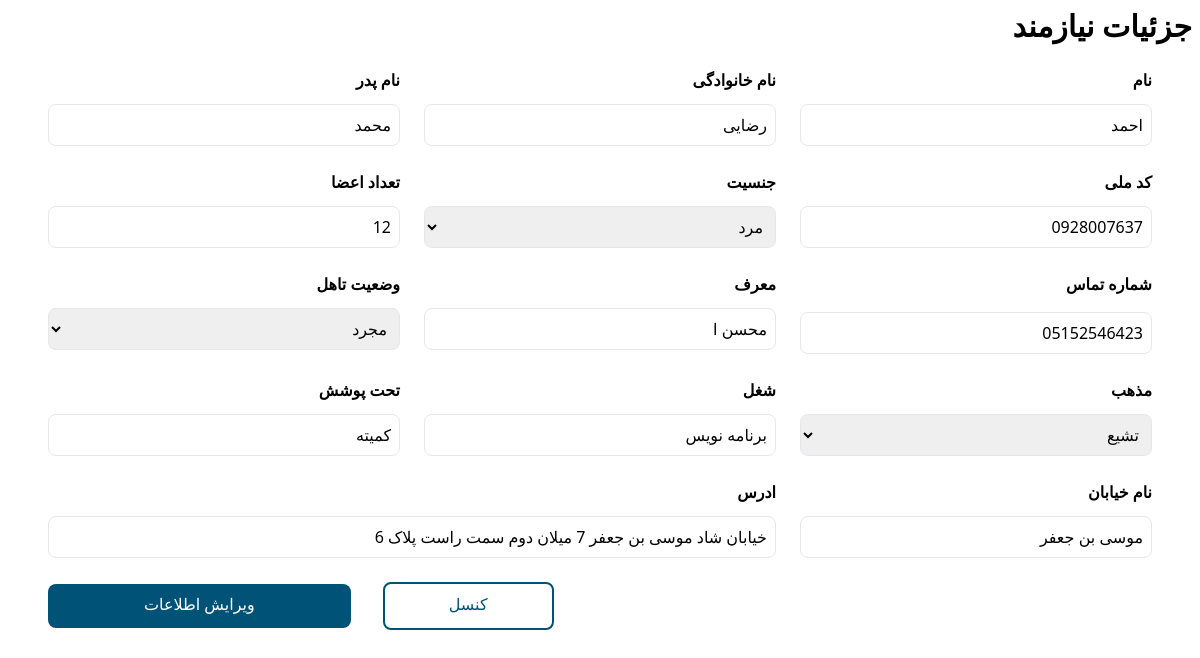
The page /details/4/ (signed in) on the database its author committed.
### NeedyFolks/models.py (models this page shows, shortened)
class Needy(models.Model):
    GENDER_CHOICES = (
        ('مرد', 'مرد'),
        ('زن', 'زن'),
    )
    MARITAL_STATUS_CHOICES = (
        ('مجرد', 'مجرد'),
        ('متاهل', 'متاهل'),
        ('بیوه', 'بیوه'),
        ('مطلقه', 'مطلقه'),
    )
    RELIGION_CHOICES = (
        ('تشیع', 'تشیع'),
        ('تسنن', 'تسنن'),
    )
    name = models.CharField(max_length=50, blank=True, null=True, verbose_name='نام')
    last_name = models.CharField(max_length=50, blank=True, null=True, verbose_name='نام خانوادگی')
    full_name = models.CharField(max_length=100, blank=True, null=True)
    father_name = models.CharField(max_length=50, blank=True, null=True, verbose_name='نام پدر')
    national_code = models.CharField(max_length=10, blank=True, null=True, verbose_name='کد ملی')
    gender = models.CharField(max_length=10, blank=True, null=True, choices=GENDER_CHOICES, verbose_name='جنسیت')
    family_members_count = models.PositiveIntegerField(blank=True, null=True, verbose_name='تعداد اعضا')
    phone_number = models.CharField(max_length=20, blank=True, null=True, verbose_name='شماره تماس')
    referrer_name = models.CharField(max_length=100, blank=True, null=True, verbose_name='نام و نام خانوادگی معرف', )
    marital_status = models.CharField(max_length=15, blank=True, null=True, choices=MARITAL_STATUS_CHOICES,
                                      verbose_name='وضعیت تاهل')
    religion = models.CharField(max_length=15, blank=True, null=True, choices=RELIGION_CHOICES, verbose_name='مذهب')
    job = models.CharField(max_length=100, blank=True, null=True, verbose_name='شغل')
    coverage = models.CharField(max_length=100, blank=True, null=True, verbose_name='تحت پوشش')
    street_name = models.CharField(max_length=100, blank=True, null=True, verbose_name='نام خیابان')
    route_code = models.IntegerField(default=0, blank=True, null=True, verbose_name='کد مسیر')
    address = models.TextField(blank=True, null=True, verbose_name='آدرس دقیق')

### NeedyFolks/views.py (the view)
# urls.py: path("details/<int:id>/", views.details, name="details_name"),
def details(request, id):
    if request.user.is_authenticated == False:
        return redirect('login')
    if request.method == 'GET':
        data = request.GET
        needy_id = id
        try:
            needy = Needy.objects.get(id=needy_id)
            statistics = {
                'needy': needy,
            }
            return render(request, 'details.html', statistics)
        except:
            return redirect('home_name')

### NeedyFolks/templates/details.html (shortened to what this page needs)
{% load static %}
<!DOCTYPE html>
<html lang="en">
<head>
    <link rel="stylesheet" href="{% static 'css/output/main.css' %}">
</head>
<body class="p-2 w-screen overflow-x-hidden">
<h2 class="text-xl lg:text-3xl font-bold text-end">جزئیات نیازمند</h2>
<form dir="rtl" method="post" class="grid grid-cols-1 md:grid-cols-2 lg:grid-cols-3 gap-6 mt-6 lg:px-10"
      action="{% url 'edit_needy_name' %}">
    <div class="w-full flex flex-col gap-1">
        <label class="font-bold">نام</label>
        <input type="text" name="name" value="{{ needy.name }}" class="border p-2 rounded-lg mt-2"
               placeholder="لطفا نام را وارد نمایید">
    </div>
    <div class="w-full flex flex-col gap-1">
        <label class="font-bold">نام خانوادگی</label>
        <input type="text" name="last_name" value="{{ needy.last_name }}" class="border p-2 rounded-lg mt-2"
               placeholder="لطفا نام خانوادگی را وارد نمایید">
    </div>
    <div class="w-full flex flex-col gap-1">
        <label class="font-bold">نام پدر</label>
        <input type="text" name="father_name" value="{{ needy.father_name }}" class="border p-2 rounded-lg mt-2"
               placeholder="لطفا نام پدر را وارد نمایید">
    </div>
    <div class="w-full flex flex-col gap-1">
        <label class="font-bold">کد ملی</label>
        <input type="text" name="national_code" value="{{ needy.national_code }}" class="border p-2 rounded-lg mt-2"
               placeholder="لطفا کد ملی را وارد نمایید">
    </div>
    <div class="w-full flex flex-col gap-1">
        <label class="font-bold">جنسیت</label>
        <select name="gender" class="border p-2 rounded-lg mt-2">
            <option value="مرد" {% if needy.gender == 'مرد' %}selected{% endif %}>مرد</option>
        </select>
    </div>
    <div class="w-full flex flex-col gap-1">
        <label class="font-bold">تعداد اعضا</label>
        <input name="family_members_count" type="number" value="{{ needy.family_members_count }}"
               class="border p-2 rounded-lg mt-2"
               placeholder="لطفا تعداد اعضا را وارد نمایید">
    </div>
    <div class="w-full flex flex-col gap-2">
        <label class="font-bold">شماره تماس</label>
        <input name="phone_number" type="text" value="{{ needy.phone_number }}" class="border p-2 rounded-lg mt-2"
               placeholder="لطفا شماره تماس را وارد نمایید">
    </div>
    <div class="w-full flex flex-col gap-1">
        <label class="font-bold">معرف</label>
        <input name="referrer_name" type="text" value="{{ needy.referrer_name }}" class="border p-2 rounded-lg mt-2"
               placeholder="لطفا نام معرف را وارد نمایید">
    </div>
    <div class="w-full flex flex-col gap-1">
        <label class="font-bold">وضعیت تاهل</label>
        <select name="marital_status" class="border p-2 rounded-lg mt-2">
            <option value="مجرد" {% if needy.marital_status == 'مجرد' %}selected{% endif %}>مجرد</option>
        </select>
    </div>
    <div class="w-full flex flex-col gap-1">
        <label class="font-bold">مذهب</label>
        <select name="religion" class="border p-2 rounded-lg mt-2">
            <option value="تشیع" {% if needy.religion == 'تشیع' %}selected{% endif %}>تشیع</option>
        </select>
    </div>
    <div class="w-full flex flex-col gap-1">
        <label class="font-bold">شغل</label>
        <input name="job" type="text" value="{{ needy.job }}" class="border p-2 rounded-lg mt-2"
               placeholder="لطفا شغل را وارد نمایید">
    </div>
    <div class="w-full flex flex-col gap-1">
        <label class="font-bold">تحت پوشش</label>
        <input type="text" value="{{ needy.coverage }}" name="coverage" class="border p-2 rounded-lg mt-2"
               placeholder="تحت پوشش">
    </div>
    <div class="w-full flex flex-col gap-1">
        <label class="font-bold">نام خیابان</label>
        <input name="street_name" value="{{ needy.street_name }}" type="text" class="border p-2 rounded-lg mt-2"
               placeholder="لطفا نام خیابان را وارد نمایید">
    </div>
    <div class="w-full flex flex-col gap-1 md:col-start-2 lg:col-end-4">
        <label class="font-bold">ادرس</label>
        <input name="address" type="text" value="{{ needy.address }}" class="border p-2 rounded-lg mt-2"
               placeholder="لطفا آدرس را وارد نمایید">
    </div>
    <div class="w-full flex items-center justify-end flex-col-reverse md:flex-row col-start-1 md:col-end-3 lg:col-end-4 gap-8">
        <a href="{% url 'home_name' %}">
            <button class="pt-2 pb-3 rounded-lg border-2 border-primary text-primary px-16 w-full md:w-max"
                    type="button">
                کنسل
            </button>
        </a>
        <button class="pt-2 pb-3 rounded-lg bg-primary text-white px-24 w-full md:w-max" type="submit">ویرایش
            اطلاعات
        </button>
    </div>
</form>
</body>
</html>

### rows shown on the page
Needy: name "احمد", last_name "رضایی", father_name "محمد", national_code "0928007637", gender "مرد", family_members_count "12", phone_number "05152546423", referrer_name "محسن ا", marital_status "مجرد", religion "تشیع", job "برنامه نویس", coverage "کمیته", street_name "موسی بن جعفر", address "خیابان شاد موسی بن جعفر 7 میلان دوم سمت راست پلاک 6"
